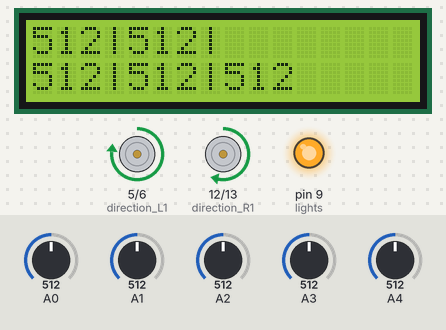
A sketch run on a simulated Arduino Mega 2560, built with avr-gcc and run on an emulated ATmega2560. Shown: 16×2 character LCD, motor-driver pin pairs drawn as motors (green arrow = first pin HIGH = forward, orange = second pin HIGH = backward, longer = more drive, scaled by the enable pin), output pins drawn as LEDs (lit = HIGH). The inputs (shaded band) are chosen by the test bench; at power-on: A1 = 512, A3 = 512, A0 = 512, A2 = 512, A4 = 512. What the sketch prints to the serial monitor is not drawn.

Above: at 1.7 s.
2.0 s: A1 set to 597
At 2.34 s:
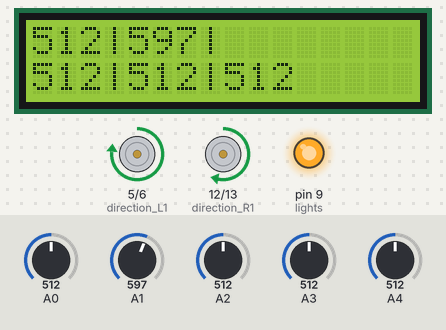
3.9 s: A1 set to 627
At 4.87 s:
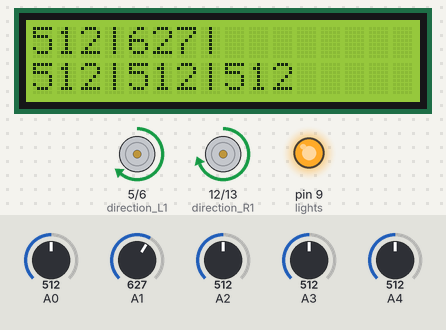
6.2 s: A3 set to 544
At 6.77 s:
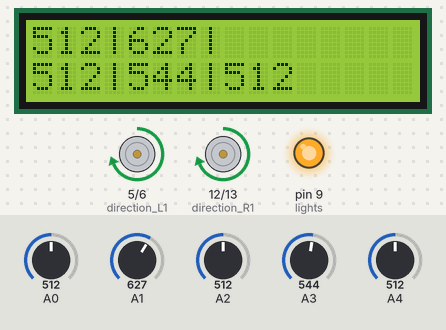
8.1 s: A0 set to 716
At 8.36 s:
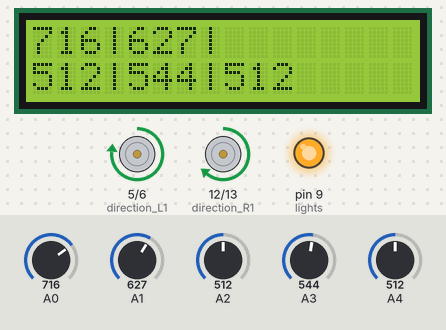
9.7 s: A2 set to 716
At 9.94 s:
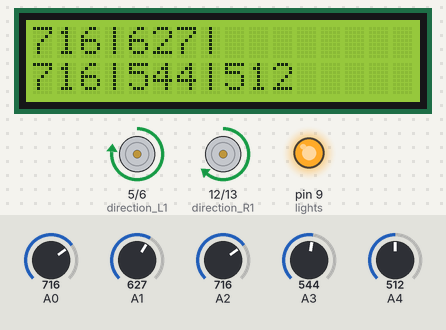
11.3 s: A4 set to 716
At 11.52 s:
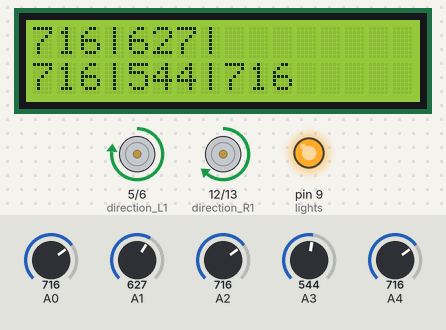
Timing chart, 0 to 13.9 s (numbered marks = the images above; inputs shaded):
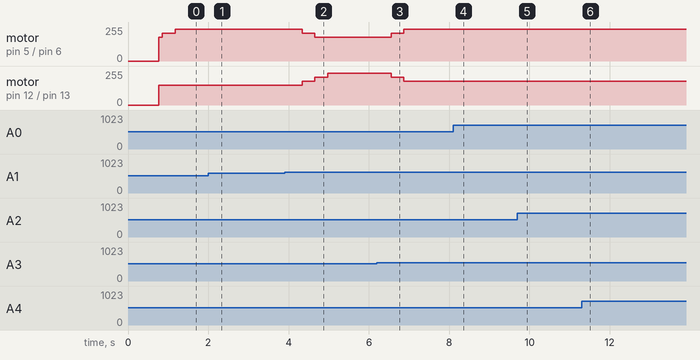

The sketch:

line_following_with_lcd_output.ino
```cpp
#define lights 9 // LED uses 9
#include <LiquidCrystal.h>

LiquidCrystal lcd(42, 44, 46, 48, 50, 52); // Liquid Crystal uses 42, 44, 46, 48, 50, 52

int LDR1, LDR2, LDR3, LDR4, LDR5; // sensor values
// calibration offsets
int leftOffset = 0, rightOffset = 0, centre = 0;

// this version uses 2 inputs for write
// pins for motor speed and direction
int speed_L = 4, speed_R = 11, direction_L1 = 5, direction_L2 = 6, direction_R1 = 12, direction_R2 = 13;
// starting speed and rotation offset
int startSpeed = 150, rotate = 30, max_speed = 220, min_speed = 180; // need to make sure increments are right (PWM between 0 and 255)
// sensor threshold
int threshold = 100;
// initial speeds of left and right motors
int left = startSpeed, right = startSpeed;

// passing lines
//int num_lines_passed = 0;
//int passed_line = 0;
//int passed_5_lines = 0; // this needs to be a

void setup()
{
   Serial.begin(1200);
  Serial.print("Entering Setup\n");
  // LCD setup
  lcd.begin(16, 2);
  lcd.print("Lights on");
  lcd.setCursor(0, 1);

  // set the motor pins to outputs
  pinMode(lights, OUTPUT); // lights
  pinMode(speed_L, OUTPUT);
  pinMode(speed_R, OUTPUT);
  pinMode(direction_L1, OUTPUT);
  pinMode(direction_L2, OUTPUT);
  pinMode(direction_R1, OUTPUT);
  pinMode(direction_R2, OUTPUT);

  // Set up sensors
  digitalWrite(lights, HIGH); // lights on
  delay(100);
  // LDR1 and LDR2 are the ones in front.
  // LDR3 is the back left, LDR4 is the centre back, LDR5 is the right back
  LDR1 = analogRead(0); // read the 5 photosensors
  LDR2 = analogRead(1);
  LDR3 = analogRead(2);
  LDR4 = analogRead(3);
  LDR5 = analogRead(4);

//  delay(30);
  digitalWrite(lights, HIGH); // lights on
  delay(100);
  // set motor direction to forward
  digitalWrite(direction_L1, HIGH);
  digitalWrite(direction_L2, LOW);
  digitalWrite(direction_R1, HIGH);
  digitalWrite(direction_R2, LOW);
  delay(500);
  left = startSpeed;
  right = startSpeed;
  // set speed of both motors
  analogWrite(speed_L,left);
  analogWrite(speed_R,right);


}

void loop() {
  // make both motors same speed
  Serial.print("Entering Loop\n");
  // read the sensors and add the offsets
  LDR1 = analogRead(0); // took out offsets
  LDR2 = analogRead(1);
  LDR3 = analogRead(2);
  LDR4 = analogRead(3);
  LDR5 = analogRead(4);

  // print sensor readings onto lcd
  lcd.clear();
  lcd.setCursor(0,0);
  lcd.print(LDR1);
  lcd.print("|");
  lcd.print(LDR2);
  lcd.print("|");
lcd.setCursor(0,1);
  lcd.print(LDR3);
  lcd.print("|");
  lcd.print(LDR4);
  lcd.print("|");
  lcd.print(LDR5);
lcd.setCursor(0,1);
//  lcd.clear();

  Serial.print("Top of Loop in main file");


  // passing line here
//  passed_line = sensing_passing_line(num_lines_passed, LDR1, LDR2, LDR3, LDR4, LDR5, threshold);
//  turn_left(left, right, speed_L, speed_R, startSpeed, rotate, passed_5_lines, passed_line);

    // line-following
    // if LDR3 is less than the centre sensor + threshold turn right
    if (LDR2 < (LDR4+threshold))
    {
   //   lcd.clear();

       if ( left < max_speed )
       {
          left = left + rotate; // change relative to previous speed
          //lcd.print("LV < Max");
       }
       if ( right > min_speed )
       {
          right = right - rotate;
          //lcd.print("RV > min");
       }
      lcd.print("R");
    }

  // if LDR1 is less than the centre sensor + threshold turn left
    else if (LDR1 < (LDR4 +threshold))
    {

    //    lcd.clear();
        if (left > min_speed)
        {
          left = left - rotate; // change relative to previous speed
      //    lcd.print("LV > min");
        }
        if (right < max_speed)
        {
          right = right + rotate;
      //    lcd.print("RV < max ");
        }

      lcd.print(" L");
    }
        // send the speed values to the motors
    analogWrite(speed_L,left);
    analogWrite(speed_R,right);

//    lcd.print(" S ");
    delay(50);
     lcd.clear();


}
```

sensing_passing_line.c
```cpp
#ifndef sensing_passing_line_h
#define sensing_passing_line_h
#include "Arduino.h"
/*
int sensing_passing_line(int num_lines_passed, int LDR1, int LDR2,
                        int LDR3, int LDR4, int LDR5, int threshold)
{
  int number_lines_passed;
  int passed_5_lines;
  char black1 = 0, black2 = 0, black3, black4, black5; // flags to see if black or white
  char front_just_black;
  int passed_line = 0;


// took away else from else if statement
  //LDR4 always black, black always lower value than white
  if ( (LDR1  > (LDR4 + threshold) ) && (LDR2 > (LDR4 + threshold)) && (0 = black1) )
    { // LDR1 and LDR2 measure white, compared to LDR3 or LDR5
      black1 = 0;
      black2 = 0;
    }
   if  ( ( (LDR1 + threshold < LDR3) && (LDR2 + threshold < LDR3) )
      || ( (LDR1 + threshold < LDR5) && (LDR2 + threshold < LDR5) ) )
     { // LDR1 and LDR2 measure black, LDR3, LDR5 measure white
       black1 = 1;
       black2 = 1;
     }
   if ( ( black1 = 1) && (black2 = black1) && ( ( (LDR1 > LDR3 + threshold)
           && (LDR2 > LDR3 + threshold) ) || ( (LDR1 > LDR5 + threshold)
           && (LDR2 > LDR5 + threshold) ) ) )
      { // also need to make sure both motors turning forward
        // LDR1 and LDR2 were both just black, and now they are both white, so
        // reset black1 and black2

        black1 = 0;
        black2 = 0;
        front_just_black = 1;
      }
    if ( ( (LDR3 < LDR1 + threshold) && (LDR3 < LDR1 + threshold) )
          && ( (LDR5 < LDR2 + threshold) && (LDR5 < LDR2 + threshold) ) )
     { // LDR3 and LDR5 measure black
       // LDR1 and LDR2 measure white
       // means LDR3 and LDR5 passed line
       black1 = 1;
       black2 = 1;
       number_lines_passed += 1;
       passed_line = 1;
     }

    if (5 == number_lines_passed)
       {
          passed_5_lines = 1; // means time to turn.
       }
   return passed_line;
}
*/
#endif;
```

sensing_passing_line.ino
```cpp
int sensing_passing_line(int num_lines_passed, int LDR1, int LDR2,
                        int LDR3, int LDR4, int LDR5, int threshold)
{
  int number_lines_passed;
  int passed_5_lines;
  char black1, black2, black3, black4, black5; // flags to see if black or white
  char front_just_black;
  int passed_line = 0;

  //LDR4 always black, black always lower value than white
  if ( (LDR1  > LDR4 + threshold) && (LDR2 > LDR4 + threshold) )
    { // LDR1 and LDR2 measure white, compared to LDR3 or LDR5
      black1 = 0;
      black2 = 0;
    }
   else if  ( ( (LDR1 + threshold < LDR3) && (LDR2 + threshold < LDR3) )
      || ( (LDR1 + threshold < LDR5) && (LDR2 + threshold < LDR5) ) )
     { // LDR1 and LDR2 measure black, LDR3, LDR5 measure white
       black1 = 1;
       black2 = 1;
     }
   else if ( ( black1 = 1) && (black2 = black1) && ( ( (LDR1 > LDR3 + threshold)
           && (LDR2 > LDR3 + threshold) ) || ( (LDR1 > LDR5 + threshold)
           && (LDR2 > LDR5 + threshold) ) ) )
      { // also need to make sure both motors turning forward
        // LDR1 and LDR2 were both just black, and now they are both white, so
        // reset black1 and black2

        black1 = 0;
        black2 = 0;
        front_just_black = 1;
      }
    else if ( ( (LDR3 < LDR1 + threshold) && (LDR3 < LDR1 + threshold) )
          && ( (LDR5 < LDR2 + threshold) && (LDR5 < LDR2 + threshold) ) )
     { // LDR3 and LDR5 measure black
       // LDR1 and LDR2 measure white
       // means LDR3 and LDR5 passed line
       black1 = 1;
       black2 = 1;
       number_lines_passed += 1;
       passed_line = 1;
     }

    else if (5 == number_lines_passed)
       {
          passed_5_lines = 1; // means time to turn.
       }
   return passed_line;
}
```

turn_left.ino
```cpp
// This file is meant to be included in a main file that sets up stuff
// This part should be in the loop

  // to turn left, slow down gradually
  // can change turning condition from passed_5_lines to something else
int turn_left(int left, int right, int speed1, int speed2,
              int startSpeed, int rotate, int passed_5_lines, int passed_line)
{
  if (1 == passed_5_lines && 1 == passed_line)
  { // first check if it's time to turn, then
    while( 0 != left)
      {
      left = left - rotate;
      //right = right ;
      analogWrite(speed1,left);
      //analogWrite(speed2,right);
      delay(50);
      }

    if ( 0 == left)
      {
      delay (500); // change this delay depending on how long it takes to turn
      }
  }
  return 0;
}
```

Measured:
- the behaviour switches between 611 and 612 on A1 (found by bisection; images 1 and 2)
- after the input at 3.9 s, motor on pin 5 (direction_L1) / pin 6 (direction_L2): forward 240/255 → forward 210/255 after 0.44 s, → forward 180/255 0.32 s later; motor on pin 12 (direction_R1) / pin 13 (direction_R2): forward 150/255 → forward 180/255 after 0.44 s, → forward 210/255 0.32 s later, → forward 240/255 0.32 s later
- after the input at 6.2 s, motor on pin 5 (direction_L1) / pin 6 (direction_L2): forward 180/255 → forward 210/255 after 0.36 s, → forward 240/255 0.32 s later; motor on pin 12 (direction_R1) / pin 13 (direction_R2): forward 240/255 → forward 210/255 after 0.36 s, → forward 180/255 0.32 s later
